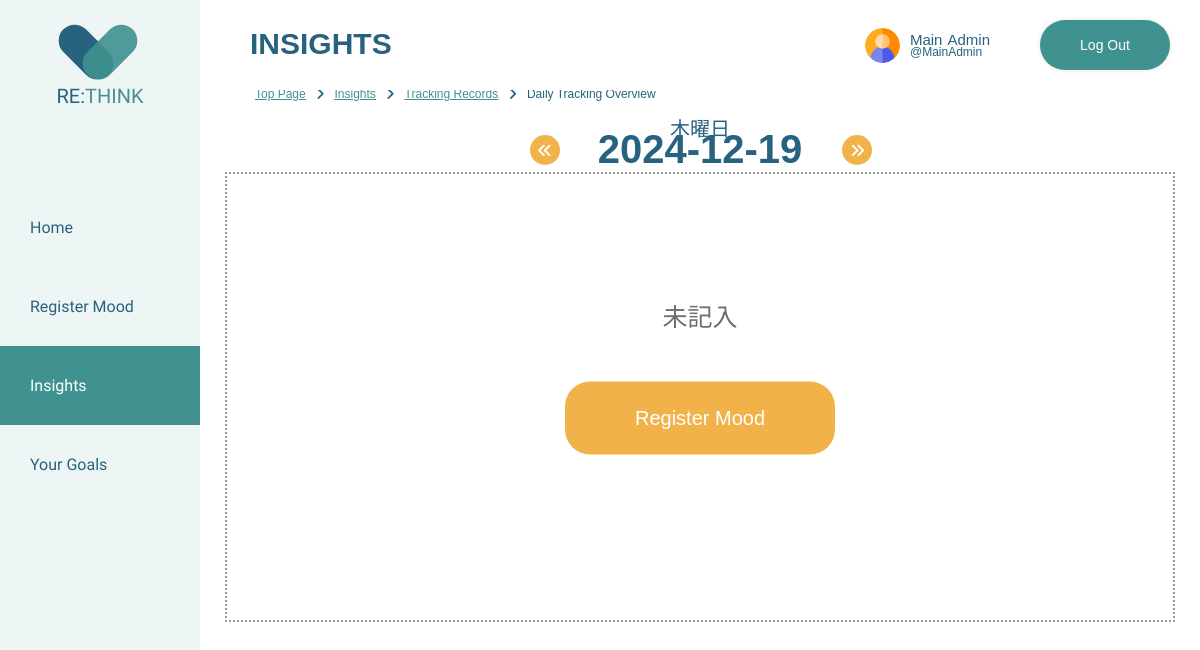
The app's page /rethink/user/tracking_insights/daily_tracking_overview.php (signed in) with its own data.
### tables this page shows
CREATE TABLE `users` (
  `UserID` int(11) NOT NULL,
  `FirstName` varchar(50) NOT NULL,
  `LastName` varchar(50) NOT NULL,
  `Username` varchar(30) DEFAULT NULL,
  `Email` varchar(50) NOT NULL,
  `Password` varchar(30) NOT NULL,
  `Role` varchar(1) NOT NULL,
  `Created` date DEFAULT NULL,
  `profileImg` varchar(100) DEFAULT NULL
);

### rethink/server-side/shared/check_login.php (called while the page is built, shortened)
<?php
function check_login($con) {
	if(isset($_SESSION['UserID']))
	{
		$id = $_SESSION['UserID'];
		$query = "SELECT * FROM users WHERE UserID = '$id' limit 1";
		$result = mysqli_query($con,$query);
		if ($result && mysqli_num_rows($result) > 0) {
			$user_data = mysqli_fetch_assoc($result);
			return $user_data;
		}
	}
	die;
}

### rethink/server-side/shared/header/user_layout.php (the view, shortened to what this page needs)
<?php
function hsc($hsc)
{
	return htmlspecialchars($hsc, ENT_QUOTES);
}
function includeHeadAssets() {
    echo '
        <meta charset="utf-8">
        <title>RE:THINK</title>
        <script src="https://kit.fontawesome.com/4f1988a159.js"></script>
        <link rel="preconnect" href="https://fonts.googleapis.com">
        <link rel="preconnect" href="https://fonts.gstatic.com" crossorigin>
        <link href="https://fonts.googleapis.com/css2?family=Gudea&display=swap" rel="stylesheet">
        <link rel="stylesheet" href="' . BASE_URL . './assets/css/shared.css">
        <link rel="stylesheet" href="' . BASE_URL . './assets/css/user.css">
        ';
}
function renderUserNavigation() {
    echo "
        <nav>
            <a href='" . BASE_URL . "user/user_home.php'>
                <div class='heart-header'>
                    <div class='heart'>
                        <div class='heart-left'></div>
                        <div class='heart-right'></div>
                    </div>
                    <div class='name-header'>RE:<span>THINK</span></div>
                </div>
            </a>
            <ul class='navigation-user'>
                <a href='" . BASE_URL . "user/user_home.php' class='index-active'>
                    <li class='hover-underline-animation'>Home</li>
                </a>
                <a href='" . BASE_URL . "user/mood/register_mood.php' class='mood-register-active'>
                    <li class='hover-underline-animation'>Register Mood</li>
                </a>
                <a href='" . BASE_URL . "user/tracking_insights/insights.php' class='insights-active'>
                    <li class='hover-underline-animation'>Insights</li>
                </a>
                <a href='" . BASE_URL . "user/goals/display_user_goals.php' class='goals-active'>
                    <li class='hover-underline-animation'>Your Goals</li>
                </a>
            </ul>
        </nav>
    ";
}
function renderUserHeaderWithLogout($user_data){
    echo "
        <div class='top-header'>
            <a href='" . BASE_URL . "user/user_profile/my_page.php'>
                <div class='header-display'>
                    <div class='header-icon'>
                        <img src='" . BASE_URL . "assets/user-img/" .hsc($user_data['profileImg'])."' alt='User Profile Image'>
                    </div>
                    <div class='header-name-wrapper'>
                        <div class='header-name'>
                            <p class='first-name'>" .hsc($user_data['FirstName'])."</p>
                            <p class='last-name'>" .hsc($user_data['LastName'])."</p>
                        </div>
                        <div class='header-title'>
                            <p>@" .hsc($user_data['Username'])."</p>
                        </div>
                    </div>
                </div>
            </a>
            <a href='". BASE_URL . "server-side/shared/logout.php'>
                <div class='logout-sticky'>Log Out</div>
            </a>
        </div>
    ";
}
?>

### rethink/assets/css/shared.css (style rules this page uses)
:root { --primary-color: #27627E; --secondary-color: #409290; --accent-color: #f1b24a; --background-color: #eef5f5; --color-white: #fff; --color-off-white: #fefefe; --color-gray-2: #cdcdcd; --color-gray-3: #A6A6A6; --color-gray-5: #6d6d6d; --color-gray-6: #4d4d4d; --color-gray-7: #26282ac6; --color-deep-teal: #1f4f65; --color-vibrant-lime: #6aac38; --color-translucent-green: #6aac381f; --color-fiery-red: #eb4040; --color-crimson-red: #ac3838; --color-faded-crimson: #ac38381c; --great-mood-color: #812061; --good-mood-color: #EB6694; --okay-mood-color: #8BCCCA; --bad-mood-color: #9DC3E6; --awful-mood-color: #27627E; }
body { margin: 0; font-family: "游ゴシック体", YuGothic, "游ゴシック Medium", "Yu Gothic Medium", "游ゴシック", "Yu Gothic", sans-serif; color: var(--primary-color); }
.navigation-user { margin-top: 80px; }
.sidebar-navigation nav { height: 100%; width: 100%; display: flex; flex-direction: column; justify-content: initial; }
.sidebar-navigation nav ul { width: 100%; margin-left: 0; padding: 0; display: flex; flex-wrap: wrap; flex-direction: column; align-self: center; font-family: 'Gudea', sans-serif; }
.sidebar-navigation nav ul li { list-style: none; margin: 10px 30px; }
header nav a { text-decoration: none; color: var(--primary-color); align-self: center; }
.sidebar-navigation nav ul a { width: 100%; margin: 0; padding-top: 20px; padding-bottom: 20px; color: var(--primary-color); align-self: center; }
.home-navigation .index-active, .mood-register-navigation .mood-register-active, .insights-navigation .insights-active, .goals-navigation .goals-active, .dashboard-navigation .dashboard-active, .manage-users-navigation .manage-users-active, .manage-contents-navigation .manage-contents-active, .user-feed-navigation .user-feed-active, .blocked-words-navigation .blocked-words-active { background-color: var(--secondary-color); transition: ease 0.2s; }
.home-navigation .index-active li, .mood-register-navigation .mood-register-active li, .insights-navigation .insights-active li, .goals-navigation .goals-active li, .dashboard-navigation .dashboard-active li, .manage-users-navigation .manage-users-active li, .manage-contents-navigation .manage-contents-active li, .user-feed-navigation .user-feed-active li, .blocked-words-navigation .blocked-words-active li { color: var(--color-white); }
.heart-header { display: flex; flex-direction: column; justify-content: center; align-items: center; }
.heart-header .heart { display: flex; flex-direction: column; margin: 0 auto; }
.heart-header .heart .heart-right { width: 2rem; height: 4rem; background-color: rgba(64, 146, 144, 0.9); border-radius: 1.25rem 1.25rem; transform: rotate(45deg); position: relative; left: 0.6rem; }
.heart-header .name-header { font-size: 20px; color: var(--primary-color); font-family: 'Gudea', sans-serif; }
.heart-header .name-header span { color: var(--secondary-color); }
.top-header { width: 100%; height: 90px; background-color: var(--color-white); display: flex; align-items: center; position: fixed; z-index: 2; top: 0; left: 0; overflow-x: hidden; justify-content: end; gap: 50px; }
.top-header a { color: var(--primary-color); text-decoration: none; }
.top-header .logout-sticky { text-align: center; margin-right: 30px; }
.top-header a .logout-sticky { text-decoration: none; color: var(--color-white); background-color: var(--secondary-color); width: 70px; display: flex; justify-content: center; padding: 17px 30px; border-radius: 25px; box-shadow: rgb(0 0 0 / 10%) 0px 0px 5px 0px, rgb(0 0 0 / 10%) 0px 0px 1px 0px; transition: ease 0.2s; font-size: 14px; }
.header-display { display: flex; flex-direction: row; align-items: center; gap: 10px; }
.header-icon { width: 35px; height: 35px; }
.header-icon img { width: 35px; height: 35px; object-fit: cover; border-radius: 50%; }
.header-name-wrapper { display: flex; flex-direction: column; }
.header-name { display: flex; flex-direction: row; gap: 5px; font-size: 15px; }
.header-name p { margin: 0; }
.header-title p { margin: 0; margin-top: -3px; font-size: 12px; }

### records on screen
users: profileImg (picture), FirstName "Main", LastName "Admin", Username "MainAdmin"

### other values on screen
$date "2024-12-19"
